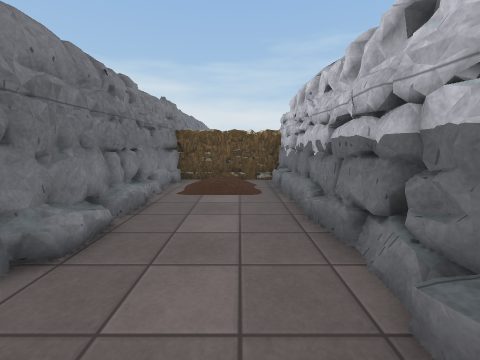
[1] (above)

23 first-person views from a walk through a scene from a Unity 3-D project. The camera is 1.3 m above the floor, tilts 8° down and sees 90° across. The floor is counted in squares, 1 m on a side. Each view is taken from the middle of a square. On the plan, view 1 faces up. The plan holds only what a view shows up to about 12 squares ahead; the rest is blank. The place goes on beyond the plan. The player character is not drawn. Some surface patterns are stand-ins.

[2]
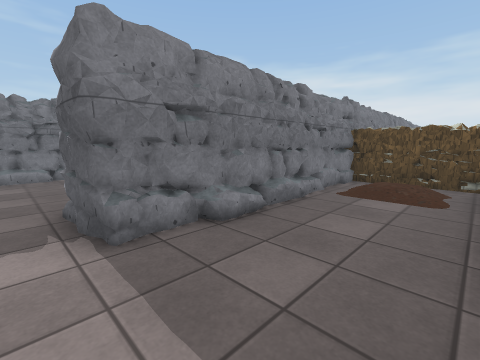

[3]
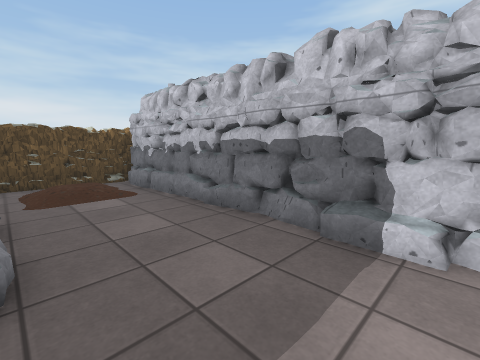

[4]
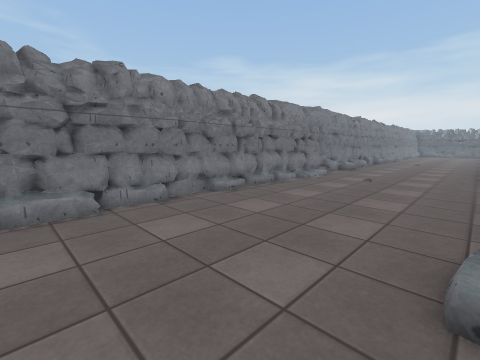

[5]
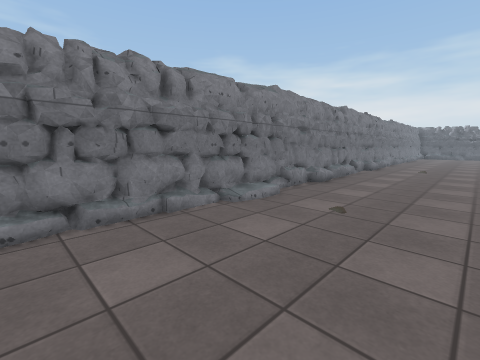

[6]
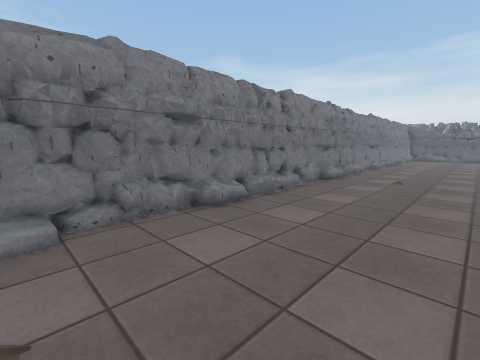

[7]
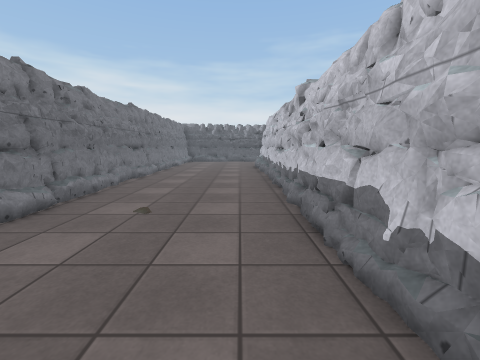

[8]
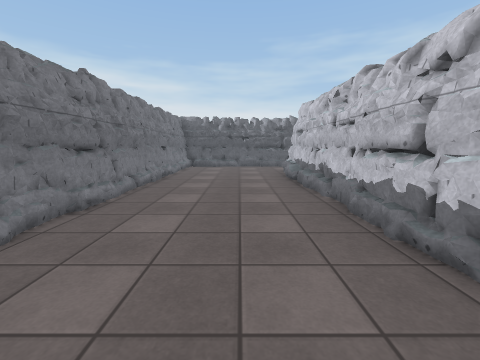

[9]
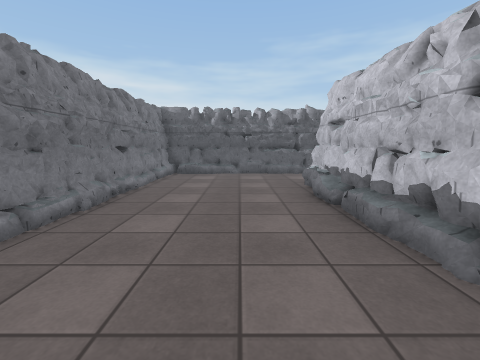

[10]
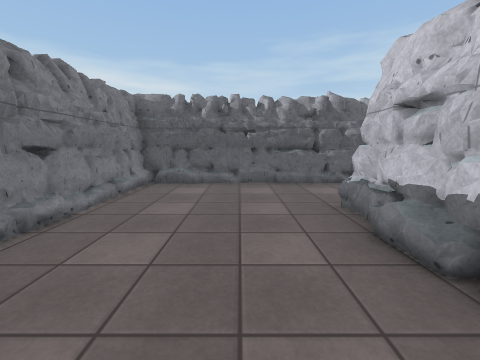

[11]
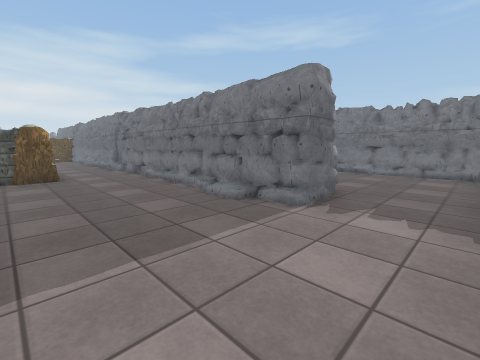

[12]
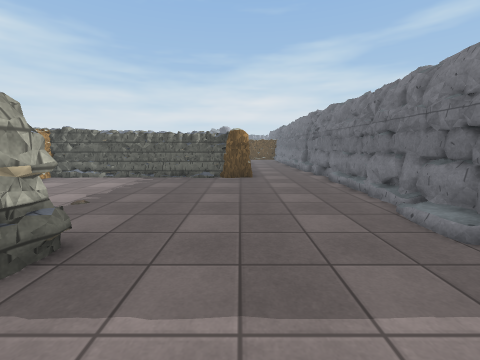

[13]
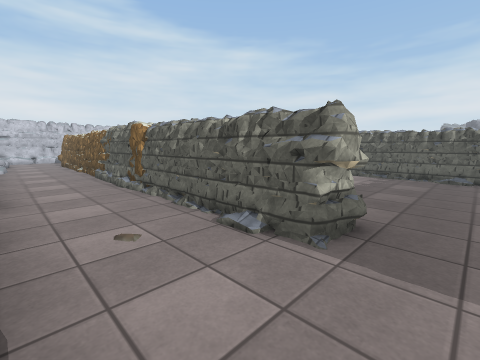

[14]
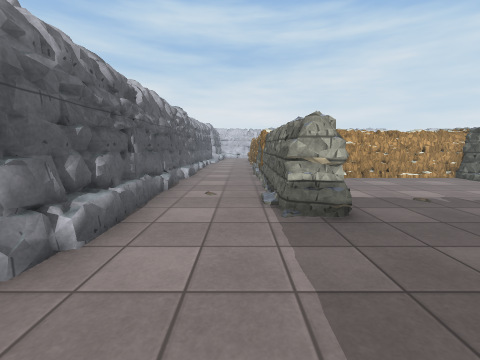

[15]
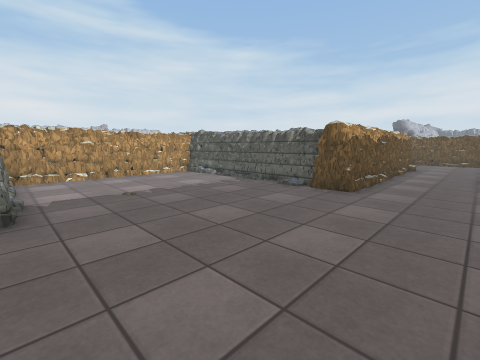

[16]
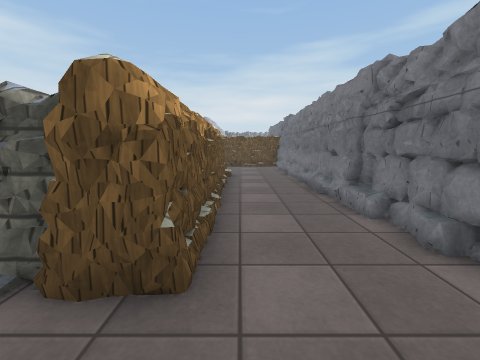

[17]
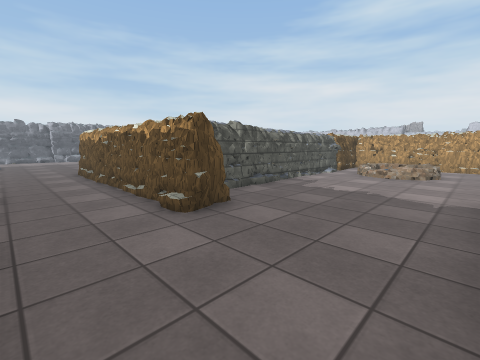

[18]
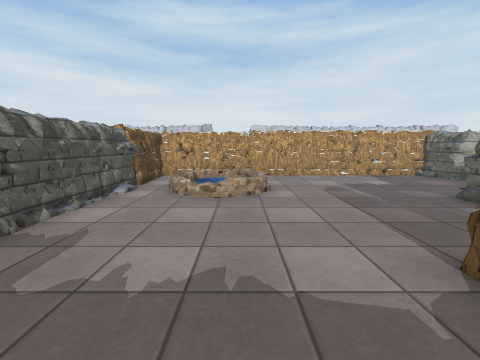

[19]
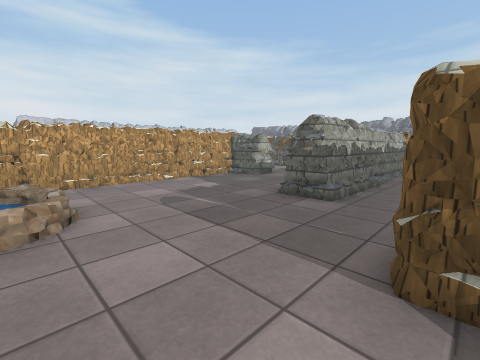

[20]
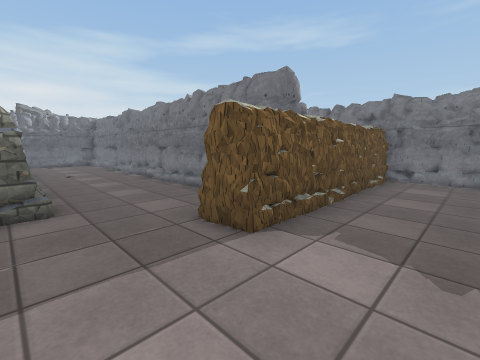

[21]
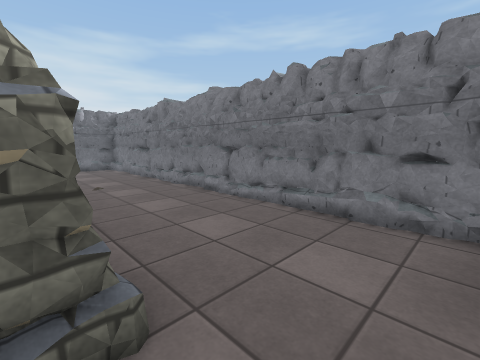

[22]
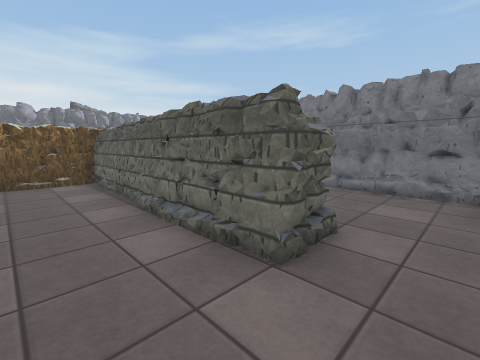

[23]
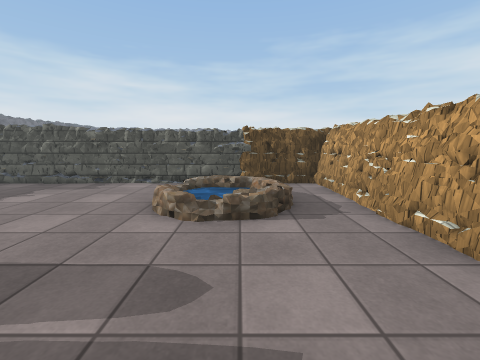

### Floor plan
Key: @ floor where view 1 was taken; # wall or solid block; . floor; / step, stairs or slope; = window, fence, low wall or low ledge; ≈ water the walk keeps out of; O other object.
Columns run from 11 left of view 1 to 17 right of it. Each row starts with its distance up from view 1.
 36 #########   ###########
 35 ##............##.............
 34 #............................
 33 #...........................
 32 #......##......#############
 31 #......##......######
 30 #.....O##...........#
 29 #......##...........#
 28 #......##...........#
 27 #......##...........#
 26 #......##...........#
 25 #......##...........#
 24 #.....###...#########
 23 #.....###...#########
 22 #......##...#
 21 ##.....##...#
 20 ##..../##...#
 19 ##..../##...#
 18 #...../##...#
 17 ##..../##...##############
 16 ##..../##...##...........#
 15 #...../ #...#........OO..#
 14 #=..../ #............≈≈O.#
 13 #...... #............≈≈O.#
 12 #...... #................#
 11 ##..... #................#
 10 ##..... #########........#
  9 #/..... #....##..........#
  8 #...... #.  /##..........#
  7 #...... #.  /##....##....#
  6 #...... #/...##....##....#
  5 #...... #/...##....##..###
  4 #...../ #/...##....##..###
  3 #...../ #=...##....#...
  2 #...../ #....##....#...
  1 #......##....##....#...
  0 #..........@.##....#...

Where each view was taken, in squares from view 1:
view 1: 0 up, 0 right, facing up
view 2: 0 up, 1 right, facing up-left
view 3: 0 up, 2 left, facing up-right
view 4: 0 up, 5 left, facing up-left
view 5: 5 up, 6 left, facing up-left
view 6: 10 up, 6 left, facing up-left
view 7: 15 up, 6 left, facing up
view 8: 20 up, 7 left, facing up
view 9: 24 up, 7 left, facing up
view 10: 27 up, 7 left, facing up
view 11: 35 up, 2 right, facing down-left
view 12: 34 up, 1 right, facing down
view 13: 35 up, 2 right, facing down-right
view 14: 33 up, 1 left, facing right
view 15: 31 up, 2 left, facing down-right
view 16: 26 up, 0 right, facing down
view 17: 11 up, 2 left, facing up-right
view 18: 13 up, 3 right, facing right
view 19: 13 up, 5 right, facing down-right
view 20: 13 up, 8 right, facing down-left
view 21: 9 up, 8 right, facing down-left
view 22: 9 up, 11 right, facing down-left
view 23: 8 up, 11 right, facing up
